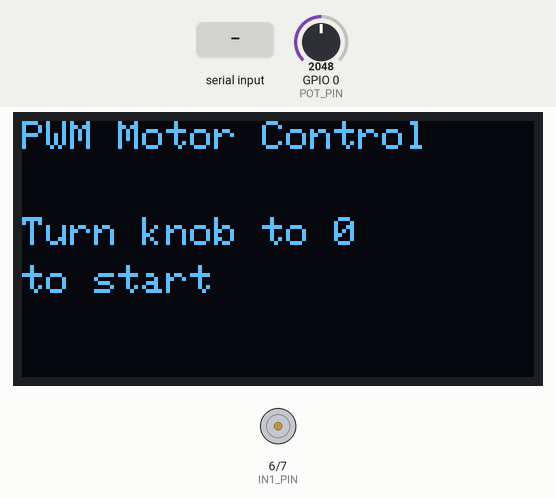
Recording of a sketch running on a simulated ESP32-C3. On the bench: 128×64 one-colour display, motor-driver pin pairs drawn as motors (green arrow = first pin HIGH = forward, orange = second pin HIGH = backward, longer = more drive, scaled by the enable pin). The inputs (shaded band) are chosen by the test bench; at power-on: GPIO 0 (POT_PIN) = 2048. What the sketch prints to the serial monitor is not drawn.

Above: at 2.2 s.
2.3 s: GPIO 0 (POT_PIN) set to 128
4.1 s: GPIO 0 (POT_PIN) set to 115
At 5.2 s:
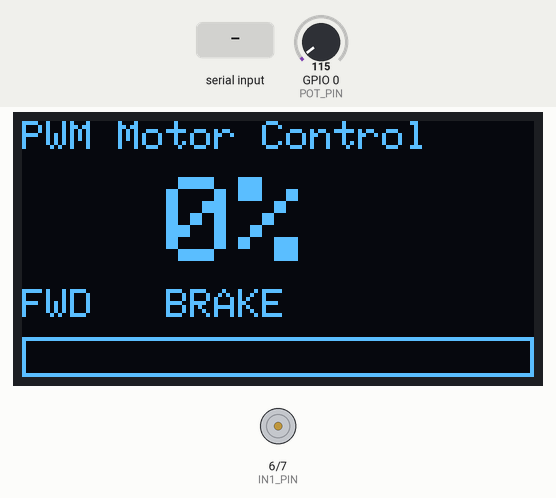
5.7 s: "m\n" received over Serial
At 6.8 s:
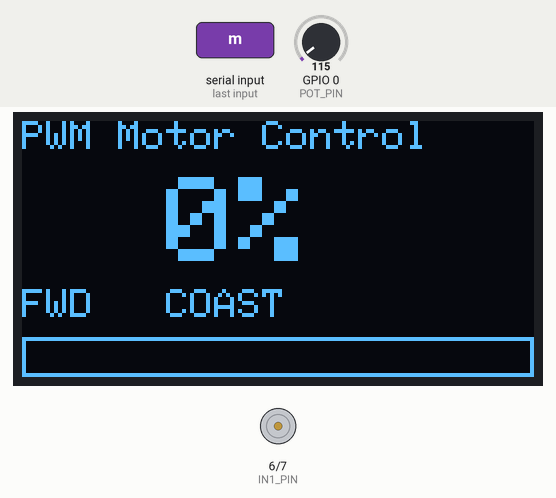
7.3 s: "r\n" received over Serial
At 8.3 s:
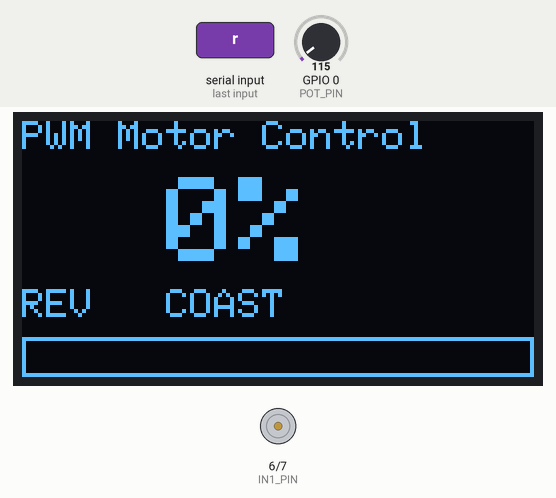
9.1 s: "m\n" received over Serial
At 10.0 s:
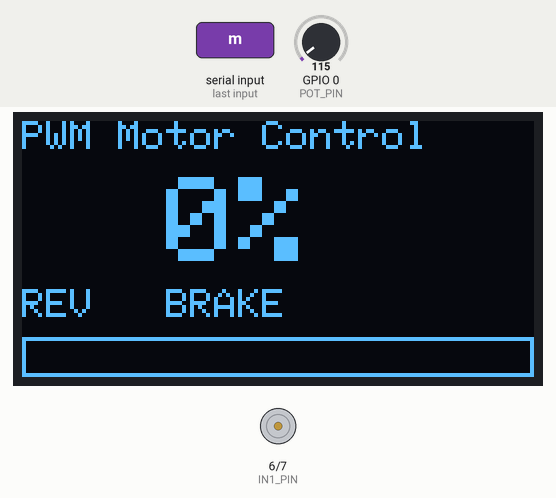
10.8 s: GPIO 0 (POT_PIN) set to 240
At 11.7 s:
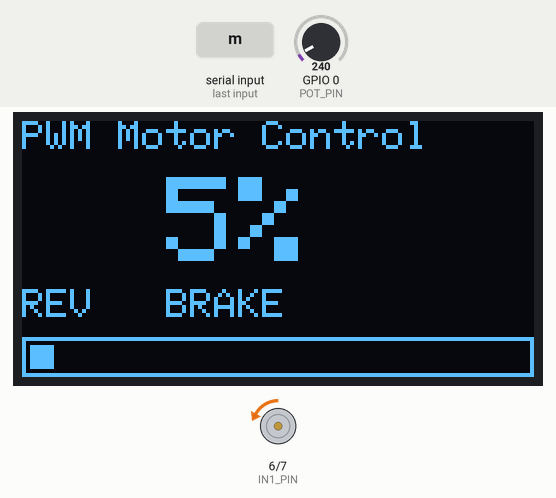
Timing chart, 0 to 13.4 s (numbered marks = the images above; inputs shaded):
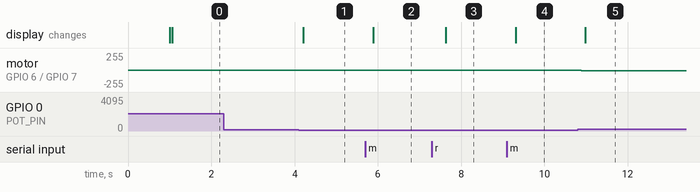

Measured:
- the behaviour switches between 123 and 122 on GPIO 0 (POT_PIN) (found by bisection; images 0 and 1)
- after the input at 2.3 s, every drawn part: stays the same
- after the input at 4.1 s, the display: changes after 0.11 s (image 1)
- after the input at 5.7 s, the display: changes after 0.19 s (image 2)
- after the input at 7.3 s, the display: changes after 0.33 s (image 3)
- after the input at 9.1 s, the display: changes after 0.21 s (image 4)
- after the input at 10.8 s, motor on GPIO 6 (IN1_PIN) / GPIO 7 (IN2_PIN): stopped → backward 7/255 at once, → backward 12/255 0.08 s later; the display: changes after 0.18 s (image 5)

The sketch:

ESP32_C3_PWM_Motor_Control.ino
```cpp
#include <Wire.h>
#include <Adafruit_GFX.h>
#include <Adafruit_SSD1306.h>

// ---------- Pins (ESP32-C3 SuperMini) ----------
#define ENA_PIN     5
#define IN1_PIN     6
#define IN2_PIN     7
#define POT_PIN     0
#define SDA_PIN     20
#define SCL_PIN     21
#define LINK_TX_PIN 10

// ---------- Settings ----------
#define PWM_FREQ  1000
#define PWM_RES   8
#define POT_MAX   4095
#define OLED_ADDR 0x3C

Adafruit_SSD1306 display(128, 64, &Wire, -1);

int  dutyPct   = 0;
bool forward   = true;
bool brakeMode = true;
bool armed     = false;
bool oledOK    = false;

void applyMotor() {
  int d = armed ? dutyPct * 255 / 100 : 0;

  if (brakeMode) {
    ledcWrite(ENA_PIN, 255);
    ledcWrite(IN1_PIN, forward ? d : 0);
    ledcWrite(IN2_PIN, forward ? 0 : d);
  } else {
    ledcWrite(ENA_PIN, d);
    ledcWrite(IN1_PIN, forward ? 255 : 0);
    ledcWrite(IN2_PIN, forward ? 0 : 255);
  }
}

int readPotPct() {
  static float filtered = 0;
  long sum = 0;

  for (int i = 0; i < 32; i++) {
    sum += analogRead(POT_PIN);
    delayMicroseconds(200);
  }

  filtered = 0.85 * filtered + 0.15 * (sum / 32);

  int pct = map((int)filtered, 0, POT_MAX, 0, 100);

  if (pct < 3) pct = 0;

  return constrain(pct, 0, 100);
}

void drawScreen() {
  if (!oledOK) return;

  display.clearDisplay();
  display.setTextColor(SSD1306_WHITE);
  display.setTextSize(1);
  display.setCursor(0, 0);
  display.print("PWM Motor Control");

  if (!armed) {
    display.setCursor(0, 24);
    display.print("Turn knob to 0");
    display.setCursor(0, 36);
    display.print("to start");
  } else {
    display.setTextSize(3);
    display.setCursor(0, 14);
    display.printf("%3d%%", dutyPct);

    display.setTextSize(1);
    display.setCursor(0, 42);
    display.printf("%s   %s",
                   forward ? "FWD" : "REV",
                   brakeMode ? "BRAKE" : "COAST");

    display.drawRect(0, 54, 128, 10, SSD1306_WHITE);
    display.fillRect(2, 56, dutyPct * 124 / 100, 6, SSD1306_WHITE);
  }

  display.display();
}

void checkOled() {
  Wire.beginTransmission(OLED_ADDR);

  if (Wire.endTransmission() != 0) {
    oledOK = display.begin(SSD1306_SWITCHCAPVCC, OLED_ADDR);
    Wire.setClock(100000);
  }
}

void setup() {
  Serial.begin(115200);
  delay(1000);

  ledcAttach(ENA_PIN, PWM_FREQ, PWM_RES);
  ledcAttach(IN1_PIN, PWM_FREQ, PWM_RES);
  ledcAttach(IN2_PIN, PWM_FREQ, PWM_RES);

  applyMotor();

  Wire.begin(SDA_PIN, SCL_PIN);
  Wire.setClock(100000);

  oledOK = display.begin(SSD1306_SWITCHCAPVCC, OLED_ADDR);

  if (!oledOK)
    Serial.println("OLED not found - running without display");

  Serial1.begin(9600, SERIAL_8N1, -1, LINK_TX_PIN);

  Serial.println("Knob = speed. Serial: r = reverse, m = switch mode");
}

void loop() {
  // 1. Knob -> duty
  int p = readPotPct();

  if (!armed && p == 0) {
    armed = true;
    Serial.println("Armed - motor enabled");
  }

  if (abs(p - dutyPct) >= 2 ||
      (p == 0 && dutyPct != 0) ||
      (p == 100 && dutyPct != 100)) {

    dutyPct = p;
    applyMotor();

    if (armed)
      Serial.printf("Duty: %d %%\n", dutyPct);
  }

  // 2. Serial commands
  if (Serial.available()) {
    String s = Serial.readStringUntil('\n');
    s.trim();

    if (s == "r") {
      int saved = dutyPct;

      dutyPct = 0;
      applyMotor();
      delay(300);

      forward = !forward;

      dutyPct = saved;
      applyMotor();

      Serial.println(forward ? "Direction: FWD" : "Direction: REV");

    } else if (s == "m") {
      brakeMode = !brakeMode;
      applyMotor();

      Serial.println(brakeMode ? "Mode: BRAKE" : "Mode: COAST");
    }
  }

  // 3. Screen refresh + health check
  static unsigned long lastDraw = 0, lastCheck = 0;

  if (millis() - lastDraw > 200) {
    lastDraw = millis();
    drawScreen();
  }

  if (millis() - lastCheck > 2000) {
    lastCheck = millis();
    checkOled();
  }

  // 4. Send duty to Nano LED bar 5 times per second
  static unsigned long lastSend = 0;

  if (millis() - lastSend > 200) {
    lastSend = millis();
    Serial1.write((uint8_t)(armed ? dutyPct : 0));
  }
}
```
